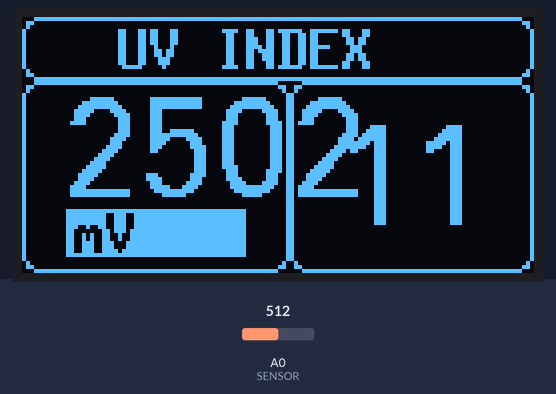
This sketch was run on a simulated Arduino Uno, built with avr-gcc and run on an emulated ATmega328P. Parts: 128×64 one-colour display. Inputs (shaded band) come from the test bench; at power-on: A0 (SENSOR) = 512.

Above: at 1.2 s.
1.3 s: A0 (SENSOR) set to 493
At 2.3 s:
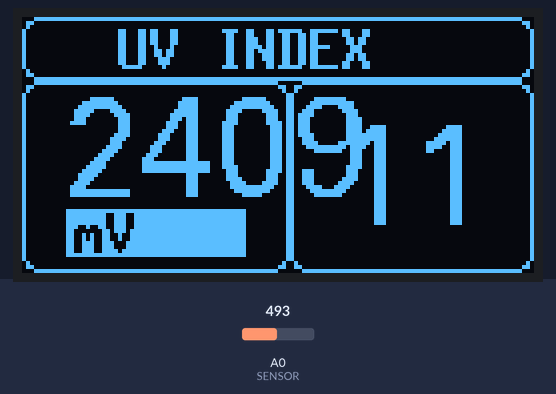
3.1 s: A0 (SENSOR) set to 511
At 4.2 s:
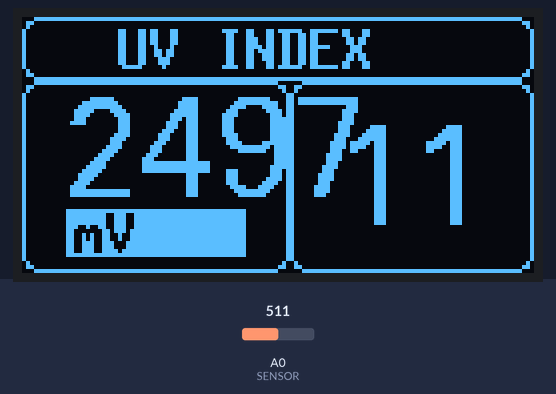
5.0 s: A0 (SENSOR) set to 706
At 6.5 s:
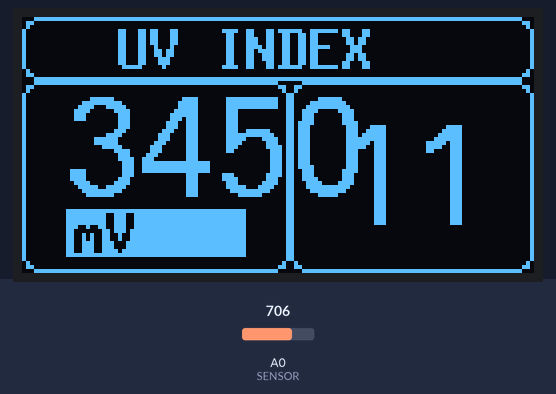
Timing chart, 0 to 8.0 s (numbered marks = the images above; inputs shaded):
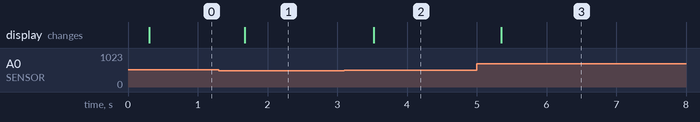

Measured:
- after the input at 1.3 s, the display: changes after 0.38 s (image 1)
- after the input at 3.1 s, the display: changes after 0.42 s (image 2)
- after the input at 5.0 s, the display: changes after 0.35 s (image 3)

The sketch:

UVSensor.ino
```cpp
#include "U8glib.h"

#define  SENSOR A0

U8GLIB_SSD1306_128X64 u8g(U8G_I2C_OPT_NO_ACK);


int uv_sensor = 0;
int pos = 0;
String UV_index = "0";
String str;
int voltage = 0;

void draw()
{

  u8g.drawRFrame(0, 16, 67, 48, 4);
  u8g.drawRFrame(67, 16, 61, 48, 4);
  u8g.drawRFrame(0, 0, 128, 16, 4);
  u8g.drawBox(11, 48, 45, 12 );
  u8g.setFont(u8g_font_8x13B);
  u8g.setColorIndex(0);
  u8g.drawStr( 13, 59, "mV");
  u8g.setColorIndex(1);
  u8g.drawStr( 24, 13, "UV INDEX");

  u8g.setFont(u8g_font_fur25);
  u8g.setPrintPos(10, 45);
  u8g.print( str);

  if (UV_index.length() <= 1)
  {
    pos = 88;
  }
  else
  {
    pos = 78;
  }
  u8g.setPrintPos(pos, 52);
  u8g.print(UV_index);
}

void setup(void)
{
  Serial.begin(9600);
  pinMode(SENSOR, INPUT);
  if ( u8g.getMode() == U8G_MODE_R3G3B2 ) {
    u8g.setColorIndex(255);     // white
  }
  else if ( u8g.getMode() == U8G_MODE_GRAY2BIT ) {
    u8g.setColorIndex(3);         // max intensity
  }
  else if ( u8g.getMode() == U8G_MODE_BW ) {
    u8g.setColorIndex(1);         // pixel on
  }
  else if ( u8g.getMode() == U8G_MODE_HICOLOR ) {
    u8g.setHiColorByRGB(255, 255, 255);
  }
}

void loop(void)
{
  index_UV();


  u8g.firstPage();
  do
  {
    draw();
  }
  while ( u8g.nextPage() );
  delay(150);
}

void index_UV()
{
  uv_sensor = analogRead(SENSOR);

  voltage = (uv_sensor * (5.0 / 1023.0)) * 1000;
  str = (String)voltage;

  if (voltage > 0 && voltage < 50) UV_index = "0";

  else if (voltage > 50 && voltage <= 227) UV_index = "0";

  else if (voltage > 227 && voltage <= 318) UV_index = "1";

  else if (voltage > 318 && voltage <= 408) UV_index = "2";

  else if (voltage > 408 && voltage <= 503) UV_index = "3";

  else if (voltage > 503 && voltage <= 606) UV_index = "4";

  else if (voltage > 606 && voltage <= 696) UV_index = "5";

  else if (voltage > 696 && voltage <= 795) UV_index = "6";

  else if (voltage > 795 && voltage <= 881) UV_index = "7";

  else if (voltage > 881 && voltage <= 976) UV_index = "8";

  else if (voltage > 976 && voltage <= 1079) UV_index = "9";

  else if (voltage > 1079 && voltage <= 1170) UV_index = "10";

  else if (voltage > 1170) UV_index = "11";

}
```
